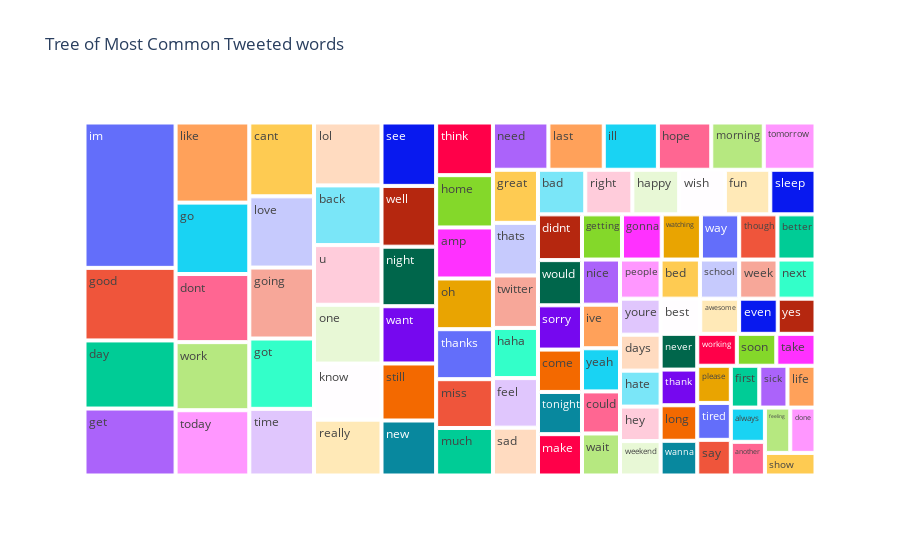

Here is the notebook cell this chart was saved with:
### Code cell
# Ploting the tree of Most Common Tweeted words
import plotly.express as px

temp = pd.DataFrame(most)


fig = px.treemap(temp, path=[0], values=1,title='Tree of Most Common Tweeted words')
fig.show()

### Figure 1 — Plotly figure (JSON) as saved in the notebook; plotly's stock layout.template omitted (floating-point values rounded to 4 significant figures)
{"data": [{"branchvalues": "total", "domain": {"x": [0, 1], "y": [0, 1]}, "hovertemplate": "labels=%{label}<br>1=%{value}<br>parent=%{parent}<br>id=%{id}<extra></extra>", "ids": ["always", "amp", "another", "awesome", "back", "bad", "bed", "best", "better", "cant", "come", "could", "day", "days", "didnt", "done", "dont", "even", "feel", "feeling", "first", "fun", "get", "getting", "go", "going", "gonna", "good", "got", "great", "haha", "happy", "hate", "hey", "home", "hope", "ill", "im", "ive", "know", "last", "life", "like", "lol", "long", "love", "make", "miss", "morning", "much", "need", "never", "new", "next", "nice", "night", "oh", "one", "people", "please", "really", "right", "sad", "say", "school", "see", "show", "sick", "sleep", "soon", "sorry", "still", "take", "thank", "thanks", "thats", "think", "though", "time", "tired", "today", "tomorrow", "tonight", "twitter", "u", "wait", "wanna", "want", "watching", "way", "week", "weekend", "well", "wish", "work", "working", "would", "yeah", "yes", "youre"], "labels": ["always", "amp", "another", "awesome", "back", "bad", "bed", "best", "better", "cant", "come", "could", "day", "days", "didnt", "done", "dont", "even", "feel", "feeling", "first", "fun", "get", "getting", "go", "going", "gonna", "good", "got", "great", "haha", "happy", "hate", "hey", "home", "hope", "ill", "im", "ive", "know", "last", "life", "like", "lol", "long", "love", "make", "miss", "morning", "much", "need", "never", "new", "next", "nice", "night", "oh", "one", "people", "please", "really", "right", "sad", "say", "school", "see", "show", "sick", "sleep", "soon", "sorry", "still", "take", "thank", "thanks", "thats", "think", "though", "time", "tired", "today", "tomorrow", "tonight", "twitter", "u", "wait", "wanna", "want", "watching", "way", "week", "weekend", "well", "wish", "work", "working", "would", "yeah", "yes", "youre"], "name": "", "parents": ["", "", "", "", "", "", "", "", "", "", "", "", "", "", "", "", "", "", "", "", "", "", "", "", "", "", "", "", "", "", "", "", "", "", "", "", "", "", "", "", "", "", "", "", "", "", "", "", "", "", "", "", "", "", "", "", "", "", "", "", "", "", "", "", "", "", "", "", "", "", "", "", "", "", "", "", "", "", "", "", "", "", "", "", "", "", "", "", "", "", "", "", "", "", "", "", "", "", "", ""], "type": "treemap", "values": [390, 969, 384, 457, 1346, 705, 514, 466, 575, 1597, 623, 534, 2073, 488, 673, 382, 1678, 454, 746, 384, 398, 677, 2038, 604, 1759, 1535, 600, 2209, 1521, 799, 755, 698, 488, 468, 993, 843, 855, 4425, 554, 1264, 874, 392, 1974, 1418, 435, 1541, 608, 927, 829, 902, 876, 438, 1004, 496, 573, 1087, 963, 1326, 530, 417, 1259, 702, 720, 400, 513, 1157, 382, 394, 674, 421, 651, 1041, 418, 437, 949, 792, 1000, 577, 1442, 414, 1608, 817, 621, 789, 1345, 534, 425, 1045, 592, 578, 501, 467, 1110, 681, 1678, 422, 665, 548, 444, 489]}], "layout": {"legend": {"tracegroupgap": 0}, "title": {"text": "Tree of Most Common Tweeted words"}}}
